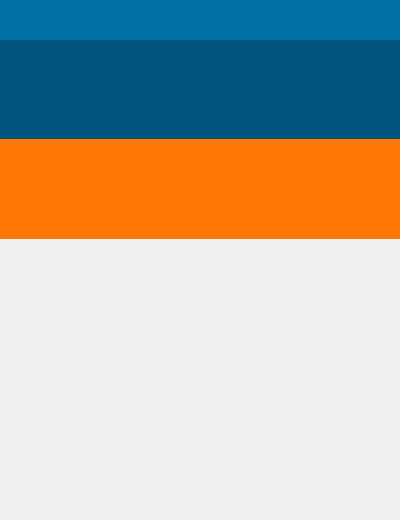
<?xml version="1.0" encoding="UTF-8"?>
<ui version="4.0">
 <class>HomePage</class>
 <widget class="QWidget" name="HomePage">
  <property name="geometry">
   <rect>
    <x>0</x>
    <y>0</y>
    <width>400</width>
    <height>520</height>
   </rect>
  </property>
  <property name="font">
   <font>
    <family>Segoe UI</family>
    <pointsize>10</pointsize>
    <weight>50</weight>
    <bold>false</bold>
   </font>
  </property>
  <property name="windowTitle">
   <string>HomePage</string>
  </property>
  <widget class="QWidget" name="banner" native="true">
   <property name="geometry">
    <rect>
     <x>0</x>
     <y>40</y>
     <width>401</width>
     <height>101</height>
    </rect>
   </property>
   <property name="styleSheet">
    <string notr="true">background-color: rgb(0, 85, 127);</string>
   </property>
  </widget>
  <widget class="Applications" name="appPanel" native="true">
   <property name="geometry">
    <rect>
     <x>0</x>
     <y>240</y>
     <width>401</width>
     <height>281</height>
    </rect>
   </property>
  </widget>
  <widget class="TitleBar" name="titleBar" native="true">
   <property name="geometry">
    <rect>
     <x>-1</x>
     <y>0</y>
     <width>401</width>
     <height>40</height>
    </rect>
   </property>
   <property name="styleSheet">
    <string notr="true">background-color: rgb(0, 114, 167);</string>
   </property>
  </widget>
  <widget class="QWidget" name="notice" native="true">
   <property name="geometry">
    <rect>
     <x>0</x>
     <y>139</y>
     <width>400</width>
     <height>100</height>
    </rect>
   </property>
   <property name="styleSheet">
    <string notr="true">background-color: rgb(255, 119, 7);</string>
   </property>
  </widget>
 </widget>
 <layoutdefault spacing="6" margin="11"/>
 <customwidgets>
  <customwidget>
   <class>Applications</class>
   <extends>QWidget</extends>
   <header>Applications.h</header>
   <container>1</container>
  </customwidget>
  <customwidget>
   <class>TitleBar</class>
   <extends>QWidget</extends>
   <header>TitleBar.h</header>
   <container>1</container>
  </customwidget>
 </customwidgets>
 <resources/>
 <connections/>
</ui>
